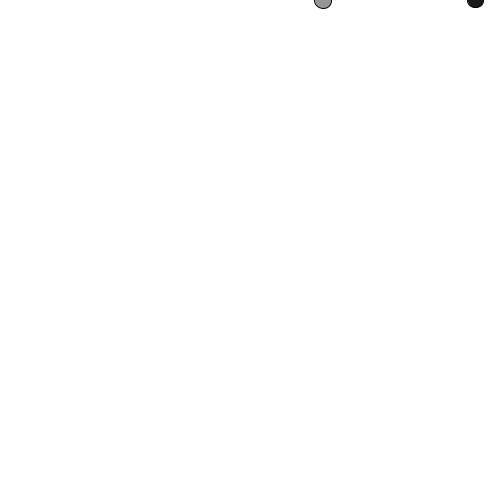
Frame 1 (no input)
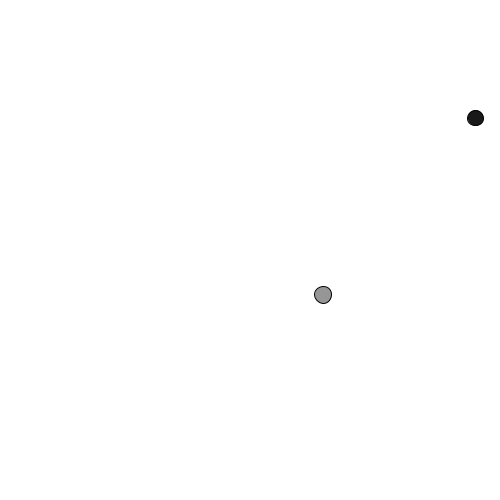
Frame 60 (the mouse pressed at the canvas centre just before this capture)
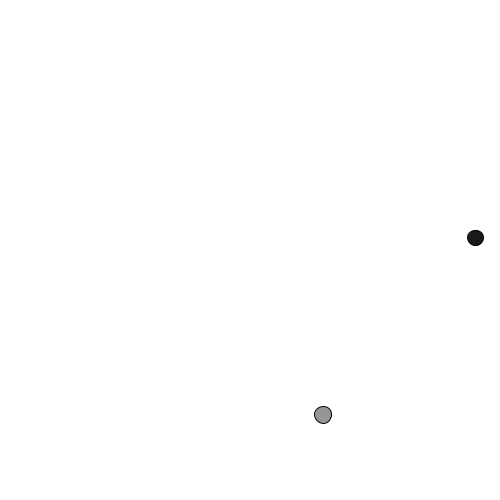
Frame 120 (the mouse held since frame 60 and released just before this capture)

The Processing sketch that drew these frames (run headless with seeded random() and noise(); from frame 60 on, the mouse is pressed at the canvas centre):

// Processing sketch: constructor_example
// ── constructor_example.pde
Ball b;
Ball b2;

void setup() {
  size(500, 500);
  smooth();
  
  b = new Ball(random(width), random(5, 50), 5, 150);
  b2 = new Ball(random(width), random(5, 50), 2, 25);
}

void draw() {
  
  background(255);
  
  b.display();
  b.move();
  b.bounce();
  
  b2.display();
  b2.move();
  b2.bounce();
}
// ── Ball.pde
class Ball {
  
  float x;
  float y;
  float d;
  float speed;
  int c;
  
  Ball(float tempX, float tempD, float tempSpeed, int tempC) {
    
    x = tempX;
    y = 0;
    d = tempD;
    c = tempC;
    speed = tempSpeed;
  }
  
  void display() {
      stroke(0);
      fill(c);
      ellipse(x, y, d, d);
  }
  
  void move() {
    y = y + speed;
  }
  
  void bounce() {
    if (y > height || y < 0) {
      speed = speed * -1;
    }
  }
   
}
